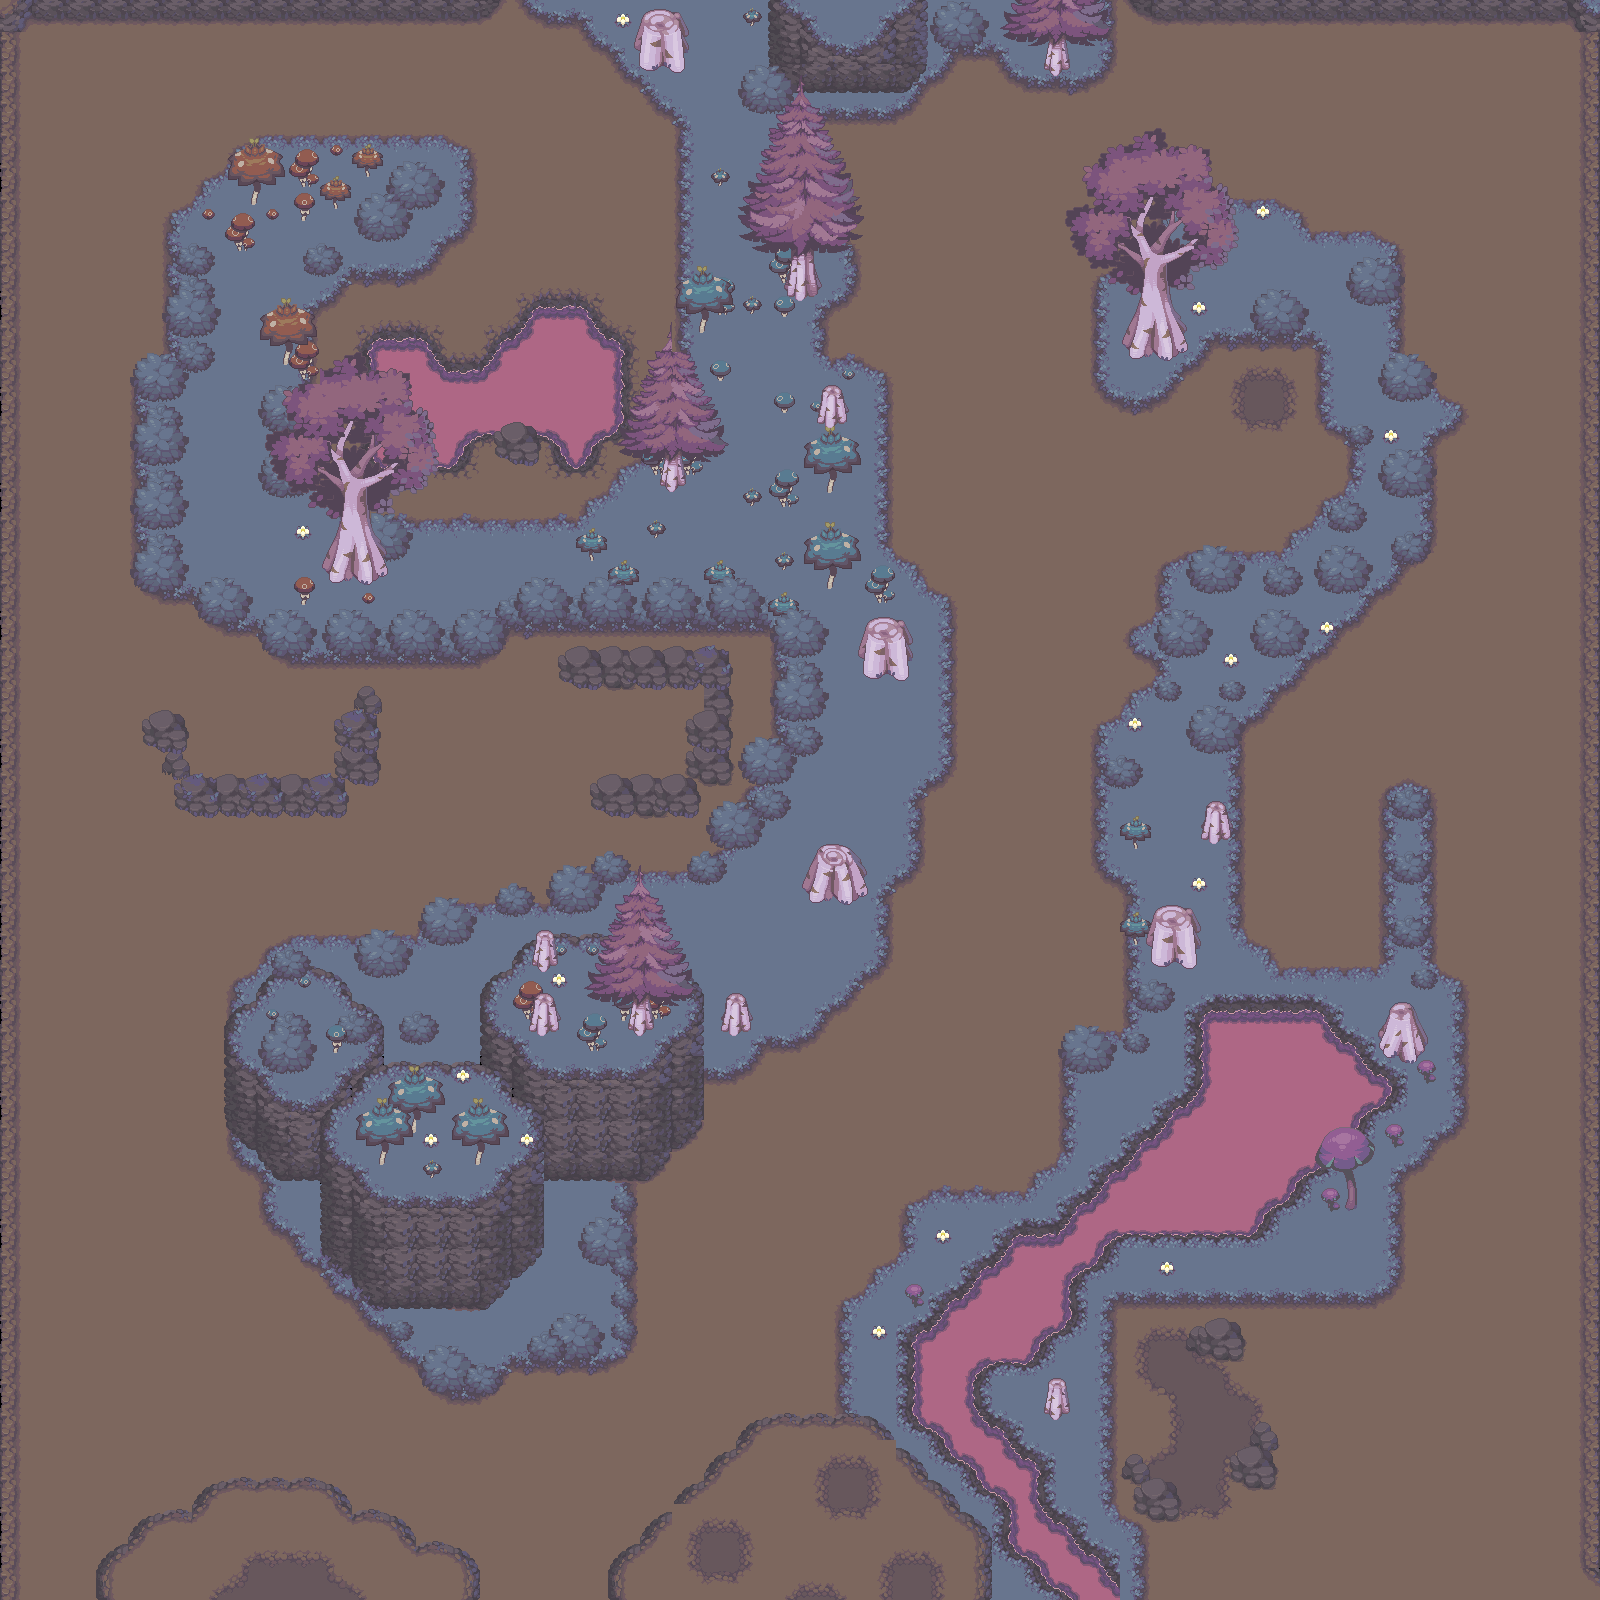

A level layout from a 2D game, rendered from its tile map. Below: a short description, then the map file with tile-grid data replaced by summaries:
An orthogonal 50x50 tile map with 32x32 px tiles, 4 tile layers (Ground1, Cliff2, Objects2, Objects1), 2 tilesets and 181 objects (30x enemy, player, boss).

<map version="1.10" tiledversion="1.11.2" orientation="orthogonal" renderorder="right-down" width="50" height="50" tilewidth="32" tileheight="32" infinite="0" nextlayerid="7" nextobjectid="426">
 <tileset firstgid="1" name="tiles" tilewidth="32" tileheight="32" tilecount="900" columns="30">
  <image source="Hexed Forest 1.4/tiles/hexedforest_tileset.png" width="960" height="960" />
 </tileset>
 <tileset firstgid="901" name="Details" tilewidth="32" tileheight="32" tilecount="1600" columns="40">
  <image source="Hexed Forest 1.4/props/hexedforest_props_noshadow.png" width="1280" height="1280" />
 </tileset>
 <layer id="1" name="Ground1" width="50" height="50">
  <data>[2500 cells, 2500 non-empty, 44 distinct tile ids]</data>
 </layer>
 <layer id="2" name="Cliff2" width="50" height="50">
  <data>[2500 cells, 420 non-empty, 97 distinct tile ids]</data>
 </layer>
 <layer id="5" name="Objects2" width="50" height="50">
  <data>[2500 cells, 324 non-empty, 53 distinct tile ids]</data>
 </layer>
 <layer id="3" name="Objects1" width="50" height="50">
  <data>[2500 cells, 479 non-empty, 186 distinct tile ids]</data>
 </layer>
 <objectgroup id="4" name="Collisions" opacity="0.9">
  <object id="117" x="0" y="0" width="1600.13" height="9.875" />
  <object id="119" x="0" y="1594.18" width="1600.09" height="5.81818" />
  <object id="120" x="1592.87" y="0" width="7.13043" height="1600" />
  <object id="121" x="0" y="0.5" width="9" height="1599.5" />
  <object id="123" x="767.667" y="10.6667" width="160.333" height="80.6667" />
  <object id="128" x="612" y="334" width="18" height="99" />
  <object id="138" x="369" y="338.5" width="47" height="127" />
  <object id="130" x="530.5" y="298.5" width="58" height="8.5" />
  <object id="132" x="444" y="354" width="37.5" height="13" />
  <object id="139" x="389" y="412.347" width="240" height="57.3059" />
  <object id="133" x="547.778" y="337.222" width="56.0842" height="68.2358" rotation="-45" />
  <object id="136" x="528" y="307.5" width="56.0842" height="68.2358" rotation="45" />
  <object id="137" x="378" y="378.5" width="56.0842" height="68.2358" rotation="-45" />
  <object id="144" x="225.5" y="1024.5" width="158.5" height="126" />
  <object id="145" x="257.5" y="1143" width="63.5" height="38" />
  <object id="147" x="320" y="1152" width="223.5" height="105.5" />
  <object id="148" x="325" y="1256" width="211" height="24" />
  <object id="149" x="353" y="1278" width="158.5" height="33" />
  <object id="150" x="381" y="1063" width="161.5" height="90.5" />
  <object id="151" x="477.5" y="990" width="224.5" height="70.5" />
  <object id="152" x="541.5" y="1060.5" width="162" height="60.5" />
  <object id="153" x="540.5" y="1119.5" width="99.5" height="59.5" />
  <object id="154" x="639" y="1119" width="65" height="32.5" />
  <object id="155" x="640" y="1149.5" width="31" height="30" />
  <object id="156" x="478" y="958" width="224.5" height="32.5" />
  <object id="157" x="518.5" y="935" width="162.5" height="22.5" />
  <object id="159" x="260" y="964" width="88.6667" height="28.6667" />
  <object id="160" x="224" y="996" width="157.333" height="28" />
  <object id="161" x="142.667" y="352.667" width="25.8333" height="236.333" />
  <object id="162" x="175.5" y="247.5" width="20" height="104" />
  <object id="164" x="639" y="11" width="42.5" height="46.5" />
  <object id="165" x="286.5" y="640" width="193.5" height="12.5" />
  <object id="166" x="510.5" y="603.5" width="259" height="17" />
  <object id="168" x="800" y="89.3333" width="16.6667" height="164.667" />
  <object id="169" x="804.667" y="236" width="46" height="15.3333" />
  <object id="172" x="835.636" y="236.909" width="24" height="56.1818" />
  <object id="174" x="808" y="308.333" width="11.6667" height="52.6667" />
  <object id="175" x="872" y="380" width="10" height="163.333" />
  <object id="176" x="938.667" y="602.667" width="8" height="162.667" />
  <object id="198" x="96" y="1568" width="384" height="24.5" />
  <object id="201" x="98" y="1544" width="377" height="22.5" />
  <object id="202" x="133" y="1523" width="281" height="19.5" />
  <object id="203" x="144" y="1507.5" width="255.5" height="15" />
  <object id="204" x="193" y="1478" width="158.5" height="28" />
  <object id="206" x="607" y="1567" width="388" height="25.5" />
  <object id="207" x="610" y="1545.5" width="381" height="21" />
  <object id="208" x="641.5" y="1517" width="349.5" height="24.5" />
  <object id="209" x="749.5" y="1418.5" width="141.5" height="21.5" />
  <object id="211" x="703.5" y="1446.5" width="222" height="22" />
  <object id="212" x="673.5" y="1478" width="285.5" height="35.5" />
  <object id="217" x="181" y="607" width="93.6667" height="17.6667" />
  <object id="219" x="829.5" y="361.75" width="38" height="11.5" />
  <object id="223" x="928" y="576.182" width="7.81818" height="24.3636" />
  <object id="226" x="886" y="564" width="31.8182" height="6.72727" />
  <object id="228" x="904.75" y="800" width="14" height="63.75" />
  <object id="229" x="918.25" y="774.75" width="22" height="11" />
  <object id="230" x="886.5" y="870.75" width="21.5" height="9.25" />
  <object id="231" x="872.75" y="895.5" width="9.5" height="63.75" />
  <object id="239" x="703.5" y="1068" width="38.25" height="7.75" />
  <object id="245" x="786.667" y="640.667" width="139.333" height="6" />
  <object id="248" x="783.333" y="659.333" width="7.33333" height="85.3333" />
  <object id="252" x="902.5" y="1330.5" width="8.5" height="87" />
  <object id="253" x="1183.5" y="998.5" width="160.5" height="73.5" />
  <object id="257" x="1344" y="1022.5" width="66" height="85.5" />
  <object id="260" x="1383.33" y="785.667" width="47" height="175.333" />
  <object id="264" x="1046" y="50.5" width="21" height="19" />
  <object id="265" x="780.5" y="264.5" width="36.5" height="31.5" />
  <object id="266" x="660" y="463" width="25.25" height="25.5" />
  <object id="267" x="324" y="522" width="60.5" height="60" />
  <object id="269" x="1239.67" y="375" width="43.3333" height="44.3333" />
  <object id="270" x="176.667" y="779.333" width="166" height="23.6667" />
  <object id="271" x="338.333" y="718.667" width="30.6667" height="56.6667" />
  <object id="273" x="355" y="700" width="19" height="14.6667" />
  <object id="274" x="149" y="727" width="30.6667" height="18" />
  <object id="276" x="167.333" y="757.333" width="15.3333" height="16" />
  <object id="277" x="555.333" y="627.333" width="173.333" height="54.3333" />
  <object id="280" x="692.667" y="685.667" width="32.3333" height="125.333" />
  <object id="281" x="596.667" y="787" width="95.6667" height="18.6667" />
  <object id="283" x="1116" y="1226.67" width="131.333" height="12.6667" />
  <object id="285" x="1204.25" y="820.25" width="22.5" height="17.75" />
  <object id="286" x="1133" y="836.25" width="3" height="10.75" />
  <object id="288" x="1132" y="311.25" width="48.75" height="43" />
  <object id="291" x="828.667" y="469.333" width="3.33333" height="22.3333" />
  <object id="292" x="829.333" y="563.333" width="4" height="23.6667" />
  <object id="293" x="753.5" y="1040" width="58.5" height="10.5" />
  <object id="294" x="723.5" y="1010.5" width="23" height="22" />
  <object id="295" x="810.5" y="999" width="47" height="12.5" />
  <object id="296" x="840.5" y="966.5" width="26" height="16" />
  <object id="299" x="1156" y="1098.5" width="27" height="47.5" />
  <object id="300" x="1105" y="1156" width="24.5" height="46" />
  <object id="301" x="1063" y="1202.5" width="17.5" height="28.5" />
  <object id="303" x="1011.5" y="1227.5" width="37" height="26" />
  </objectgroup>
 <objectgroup id="6" name="Spawns">
  <!-- 32 objects omitted --></objectgroup>
</map>
<!-- 89 of 181 objects omitted -->